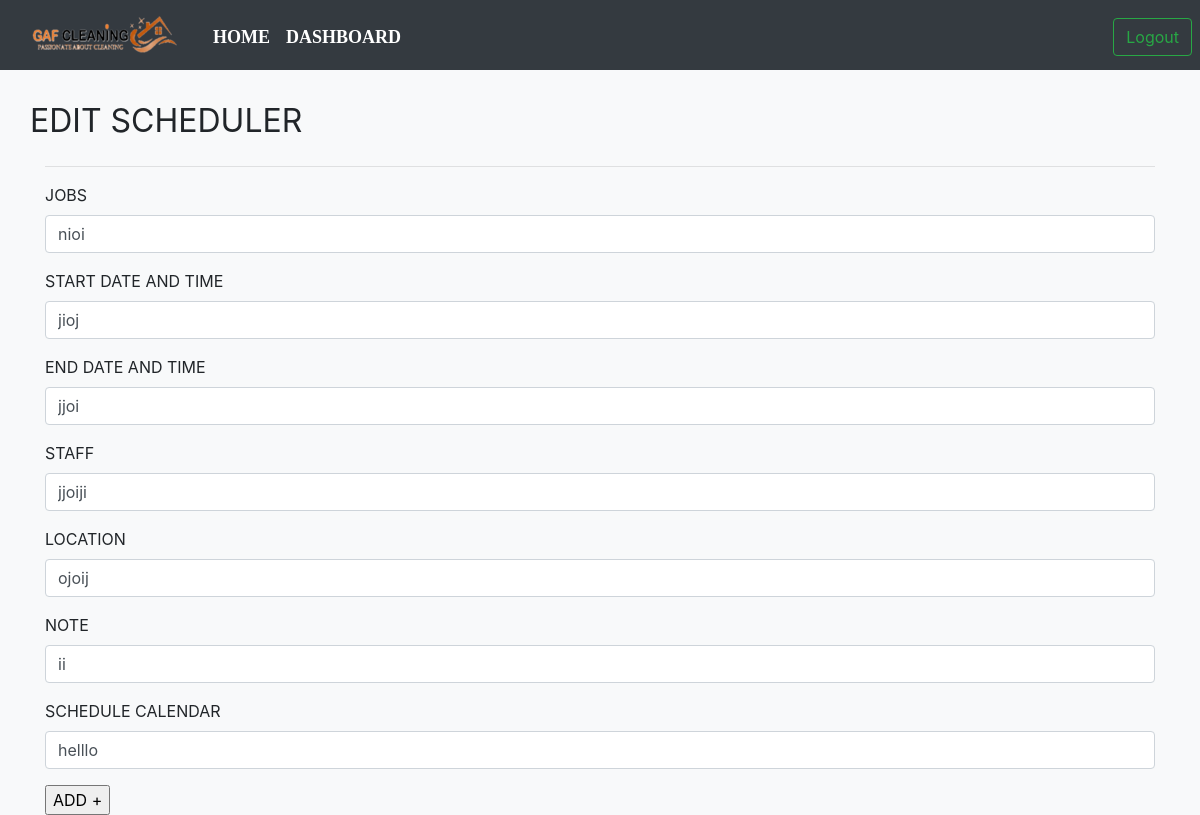
Screenshot of /scheduler/edit/1/ with the database file from the repository.
### pages/models.py (models this page shows, shortened)
class Scheduler(models.Model):
    choices = (
        ("RED","RED"),
        ("YELLOW", "YELLOW"),
        ("GREEN", "GREEN")
    )
    jobs = models.CharField(max_length=100)
    start_date_and_time = models.CharField(max_length=100)
    end_date_and_time = models.CharField(max_length=100)
    staff = models.CharField(max_length=100)
    location = models.CharField(max_length=100)
    note = models.CharField(max_length=100)
    schedule_calender = models.CharField(max_length=100)
    colorCode = models.CharField(max_length=100, choices=choices)

### pages/views.py (the view, shortened to what this page needs)
# urls.py: path("scheduler/edit/<int:sch_id>/", editScheduler, name="editScheduler"),
def editScheduler(request, sch_id):
    obj = Scheduler.objects.get(id=sch_id)
    context ={
        "obj":obj,
    }
    return render(request, "editScheduler.html", context)

### templates/editScheduler.html (shortened to what this page needs)
{% load static %}
<!DOCTYPE html>
<html lang="en">
<head>
    <link rel="stylesheet" href="{% static 'header.css' %}">
    <link rel="stylesheet" href="https://cdnjs.cloudflare.com/ajax/libs/animate.css/3.7.2/animate.min.css">
    <link rel="stylesheet" href="https://maxcdn.bootstrapcdn.com/bootstrap/4.0.0/css/bootstrap.min.css" >
</head>
<body class="bg-light">
  <nav class="navbar navbar-expand-lg navbar-dark bg-dark">
  <div class="container-fluid mt-1">
    <a href="{% url 'home' %}" class="pull-left" ><img src="{% static 'images/logo1.png' %}"></a>
    <div class="collapse navbar-collapse" id="navbarSupportedContent">
      <ul class="navbar-nav me-auto mb-2 mb-lg-0 mx-4">
        <li class="nav-item">
          <a class="nav-link active" aria-current="page" href="{% url 'home' %}">Home</a>
        </li>
        <li class="nav-item">
          <a class="nav-link active" aria-current="page" href="{% url 'dashboard' %}">Dashboard</a>
        </li>
	    </ul>
        <div class="btn-group mx-2" role="group" aria-label="Basic outlined example"  style="position: absolute; right: 0;">
          <a href="{% url 'logout' %}"><button type="button" class="btn btn-outline-success">Logout</button></a>
        </div>
    </div>
  </div>
</nav>
<div class="container">
    <br />
    <div class="row" style="justify-content: space-between;">
    <h1> <b> <small>EDIT SCHEDULER</small></b> </h1>
</div>
<hr />
<form method="POST"> {% csrf_token %}
    <div class="form-group">
        <label for="exampleInputEmail1">JOBS</label>
        <input type="text" name="jobs" value="{{ obj.jobs }}" class="form-control" id="exampleInputEmail1" placeholder="Enter ">
      </div>
      <div class="form-group">
        <label for="exampleInputEmail1">START DATE AND TIME</label>
        <input type="text" name="start_date_and_time" value="{{ obj.start_date_and_time }}" class="form-control" id="exampleInputEmail1" placeholder="Enter ">
      </div>
      <div class="form-group">
        <label for="exampleInputEmail1">END DATE AND TIME</label>
        <input type="text" name="end_date_and_time" value="{{ obj.end_date_and_time }}" class="form-control" id="exampleInputEmail1" placeholder="Enter ">
      </div>
      <div class="form-group">
        <label for="exampleInputEmail1">STAFF</label>
        <input type="text" name="staff" value="{{ obj.staff }}" class="form-control" id="exampleInputEmail1" placeholder="Enter ">
      </div>
      <div class="form-group">
        <label for="exampleInputEmail1">LOCATION</label>
        <input type="text" name="location" value="{{ obj.location }}" class="form-control" id="exampleInputEmail1" placeholder="Enter ">
      </div>
      <div class="form-group">
        <label for="exampleInputEmail1">NOTE</label>
        <input type="text" name="note" value="{{ obj.note }}" class="form-control" id="exampleInputEmail1" placeholder="Enter ">
      </div>
      <div class="form-group">
        <label for="exampleInputEmail1">SCHEDULE CALENDAR</label>
        <input type="text" name="schedule_calender" value="{{ obj.schedule_calender }}" class="form-control" id="exampleInputEmail1" placeholder="Enter ">
      </div>
    <input type="submit" value="ADD +" />
</form>
</div>

### static/header.css (style rules this page uses)
.navbar-nav a { font-family: consolas; font-size: 18px; text-transform: uppercase; font-weight: bold; }
.navbar-nav { text-align: center; }
.nav-link { padding: .2rem 1rem; }
button { color: #f06e03; padding: 10px 25px; background: transparent; border: 3px solid rgb(0, 0, 0); border-radius: 20px; outline: none; cursor: pointer; }
body { padding: 0; margin: 0; background-color: #17141d; color: white; font-family: 'DM Mono', monospace; }

### rows the page displays
Scheduler: jobs "nioi", start_date_and_time "jioj", end_date_and_time "jjoi", staff "jjoiji", location "ojoij", note "ii", schedule_calender "helllo"
